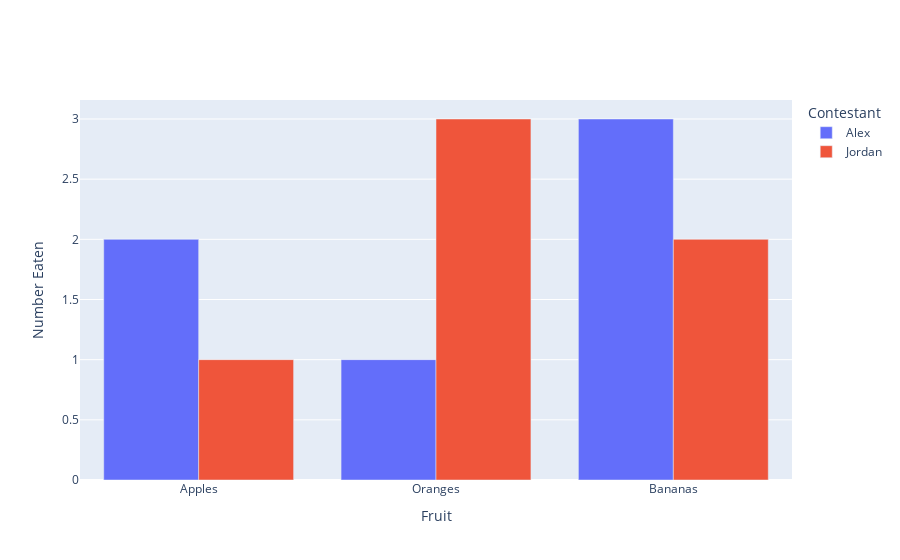

Source (notebook cell):
### Code cell
import plotly.graph_objects as go

fig = go.Figure()
for contestant, group in df.groupby("Contestant"):
    fig.add_trace(go.Bar(x=group["Fruit"], y=group["Number Eaten"], name=contestant,
      hovertemplate="Contestant=%s<br>Fruit=%%{x}<br>Number Eaten=%%{y}<extra></extra>"% contestant))
fig.update_layout(legend_title_text = "Contestant")
fig.update_xaxes(title_text="Fruit")
fig.update_yaxes(title_text="Number Eaten")
fig.show()

### Figure 1 — Plotly figure (JSON) as saved in the notebook; plotly's stock layout.template omitted (floating-point values rounded to 4 significant figures)
{"data": [{"hovertemplate": "Contestant=Alex<br>Fruit=%{x}<br>Number Eaten=%{y}<extra></extra>", "name": "Alex", "type": "bar", "x": ["Apples", "Oranges", "Bananas"], "y": [2, 1, 3]}, {"hovertemplate": "Contestant=Jordan<br>Fruit=%{x}<br>Number Eaten=%{y}<extra></extra>", "name": "Jordan", "type": "bar", "x": ["Apples", "Oranges", "Bananas"], "y": [1, 3, 2]}], "layout": {"legend": {"title": {"text": "Contestant"}}, "xaxis": {"title": {"text": "Fruit"}}, "yaxis": {"title": {"text": "Number Eaten"}}}}
